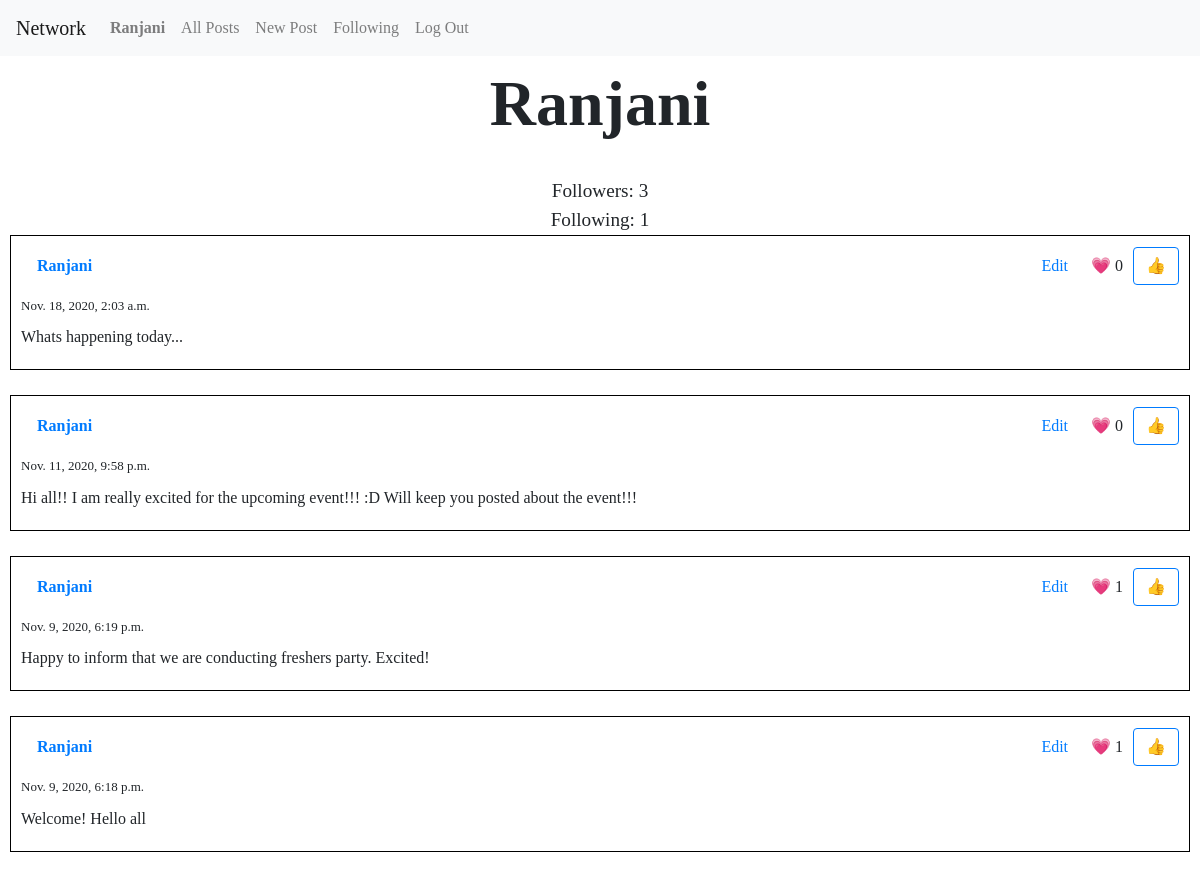
Page /profile/1 (signed in) on the earlier database version.
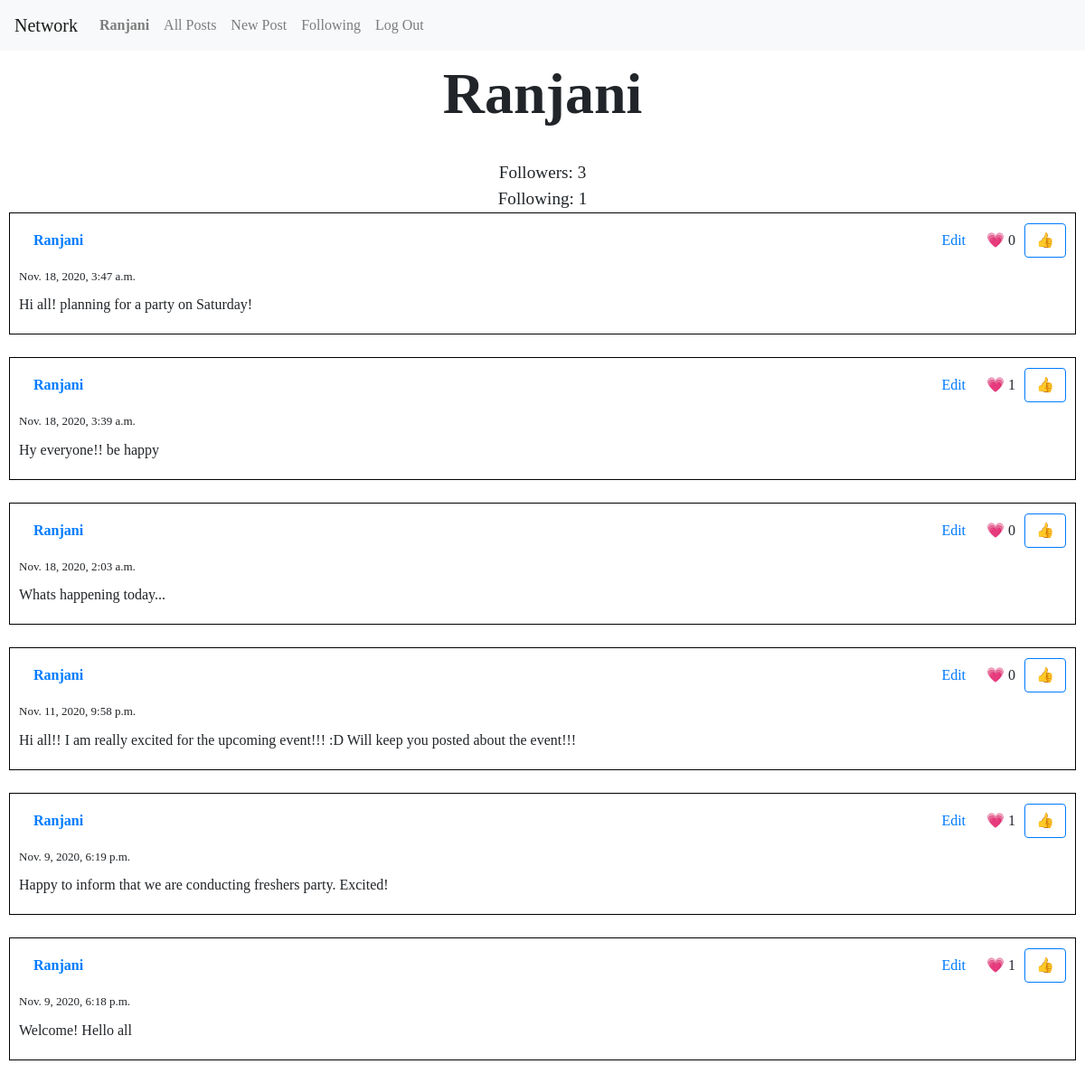
Same page on the later database version.
### network/models.py (models this page shows, shortened)
class User(AbstractUser):
    pass

class Posts(models.Model):
    creator = models.ForeignKey(User,on_delete=models.SET_NULL, null=True, blank=True, related_name="posts")
    content = models.TextField(max_length=500)
    created = models.DateTimeField(default=timezone.now)

### network/views.py (the view, shortened to what this page needs)
# urls.py: path("profile/<int:id>", views.profile, name="profile"),
def profile(request, id):
    user_profile = User.objects.get(id=id)
    return render(request, "network/profile.html", {
        "all_posts": get_posts_in_page(request, user_profile.posts.all().order_by(POSTS_ORDER)),
        "profile": user_profile,
        "is_following": is_following(request.user, id)
    })

### network/templatetags/network_filters.py (called while the page is built)
@register.filter
def user_likes(likes, user):
    return any(like.liker == user for like in likes.all())

### network/views.py (called while the page is built)
def get_posts_in_page(request, posts):
    paginator = Paginator(posts, 10)
    page = request.GET.get('page')
    return paginator.get_page(page)

def is_following(follower, followee):
    follow = Follows.objects.filter(follower=follower, followee=followee)
    return bool(follow)

### network/templates/network/profile.html (shortened to what this page needs)
{% extends "network/layout.html" %}
{% block body %}
    <p class="profile-name">
        <strong>{{ profile.username }}</strong>
    </p>
    <div class="follow">
        <div class="followers">
            Followers: {{ profile.follower.count  }}
        </div>
        <div class="following">
            Following: {{ profile.following.count }}
        </div>
    </div>
    {% include "network/all_posts.html" %}
{% endblock %}

### network/templates/network/layout.html (shortened to what this page needs)
{% load static %}
<!DOCTYPE html>
<html lang="en">
    <head>
        <link rel="stylesheet" href="https://cdn.jsdelivr.net/npm/bootstrap@4.5.3/dist/css/bootstrap.min.css">
        <link href="{% static 'network/styles.css' %}" rel="stylesheet">
    </head>
    <body>
        <nav class="navbar navbar-expand-lg navbar-light bg-light">
            <a class="navbar-brand" href="/">Network</a>
            <div>
              <ul class="navbar-nav mr-auto">
                {% if user.is_authenticated %}
                    <li class="nav-item">
                        <a class="nav-link" href="{% url 'profile' user.id %}"><strong>{{ user.username }}</strong></a>
                    </li>
                {% endif %}
                <li class="nav-item">
                  <a class="nav-link" href="{% url 'index'  %}">All Posts</a>
                </li>
                {% if user.is_authenticated %}
                    <li class="nav-item">
                        <a class="nav-link" href="{% url 'new' %}">New Post</a>
                    </li>
                    <li class="nav-item">
                        <a class="nav-link" href="{% url 'following' %}">Following</a>
                    </li>
                    <li class="nav-item">
                        <a class="nav-link" href="{% url 'logout' %}">Log Out</a>
                    </li>
                {% endif %}
              </ul>
            </div>
          </nav>
        <div class="body">
            {% block body %}
            {% endblock %}
        </div>
    </body>
</html>

### network/templates/network/all_posts.html (shortened to what this page needs)
{% load static %}
{% load network_filters %}
{% for post in all_posts %}
    <div class="post" id="post-{{ post.id }}">
        <div class="creator">
            <a class="nav-link" href="{% url 'profile' post.creator.id %}">
                {{ post.creator }}
            </a>
        </div>
        {% if user.id is post.creator.id %}
            <button type="button" class="btn btn-link edit-button" onclick="editPost({{ post.id }})">Edit</button>
        {% endif %}
        <div class="like-count">
            &#128151; <span id="post-like-count-{{ post.id }}">{{ post.likes.count }}</span>
        </div>
        {% if user.is_authenticated %}
            {% with liked=post.likes|user_likes:user up_button="&#128077;" down_button="&#128078;" %}
                <button type="button" class="btn btn-outline-primary like-button"
                        onclick="toggleLike(this, {{ post.id }}, {{ liked|yesno:"true,false" }})"
                        data-up-button="{{ up_button }}"
                        data-down-button="{{ down_button }}"
                >
                    {% if liked %}
                        {{ down_button }}
                    {% else %}
                        {{ up_button }}
                    {% endif %}
                </button>
            {% endwith %}
        {% endif %}
        <div class="created-time">
            {{ post.created }}
        </div>
        <div class="content">
            {{ post.content }}
        </div>
    </div>
{% endfor %}

### network/static/network/styles.css (style rules this page uses)
body { font-family: "Comic Sans MS", cursive; }
.body { margin: 0 10px; }
.post { border: 1px solid black; padding: 10px; margin-bottom: 25px; display: grid; grid-template-areas: "creator edit-button like-count like-button" "created-time created-time created-time created-time" "content content content content" "edit-content edit-content edit-content edit-content"; grid-template-columns: 1fr auto auto auto; grid-gap: 10px; align-items: baseline; }
.post .edit-button { grid-area: edit-button; }
.post .like-count { grid-area: like-count; }
.post .like-button { grid-area: like-button; }
.post .creator { grid-area: creator; font-weight: bold; }
.post .created-time { grid-area: created-time; font-size: small; }
.post .content { grid-area: content; }
.profile-name { text-align: center; font-size: 8vh; font-weight: bold; margin-bottom: 25px; }
.follow { text-align: center; }
.follow .followers, .follow .following { font-size: larger; }

Differences in the rows shown:
added Posts: creator "Ranjani", likes.count "0", up_button "👍", created "Nov. 18, 2020, 3:47 a.m.", content "Hi all! planning for a party on Saturday!"
added Posts: creator "Ranjani", likes.count "1", up_button "👍", created "Nov. 18, 2020, 3:39 a.m.", content "Hy everyone!! be happy"
